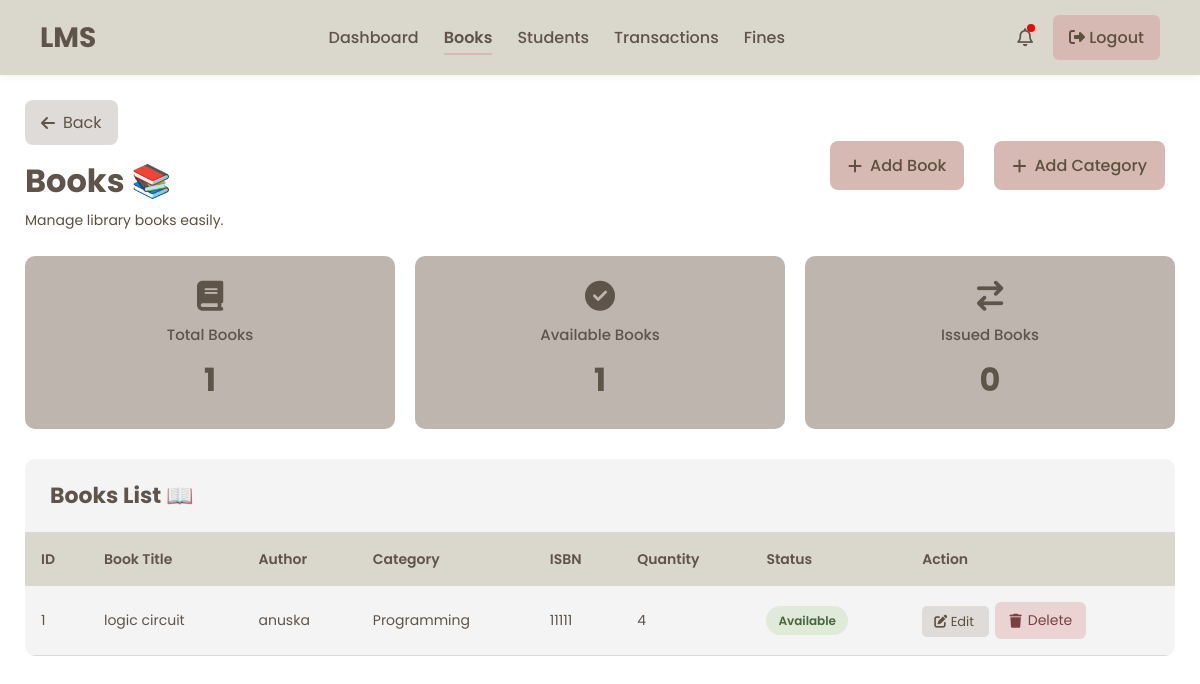
/books/, run on an earlier commit of the app's database.
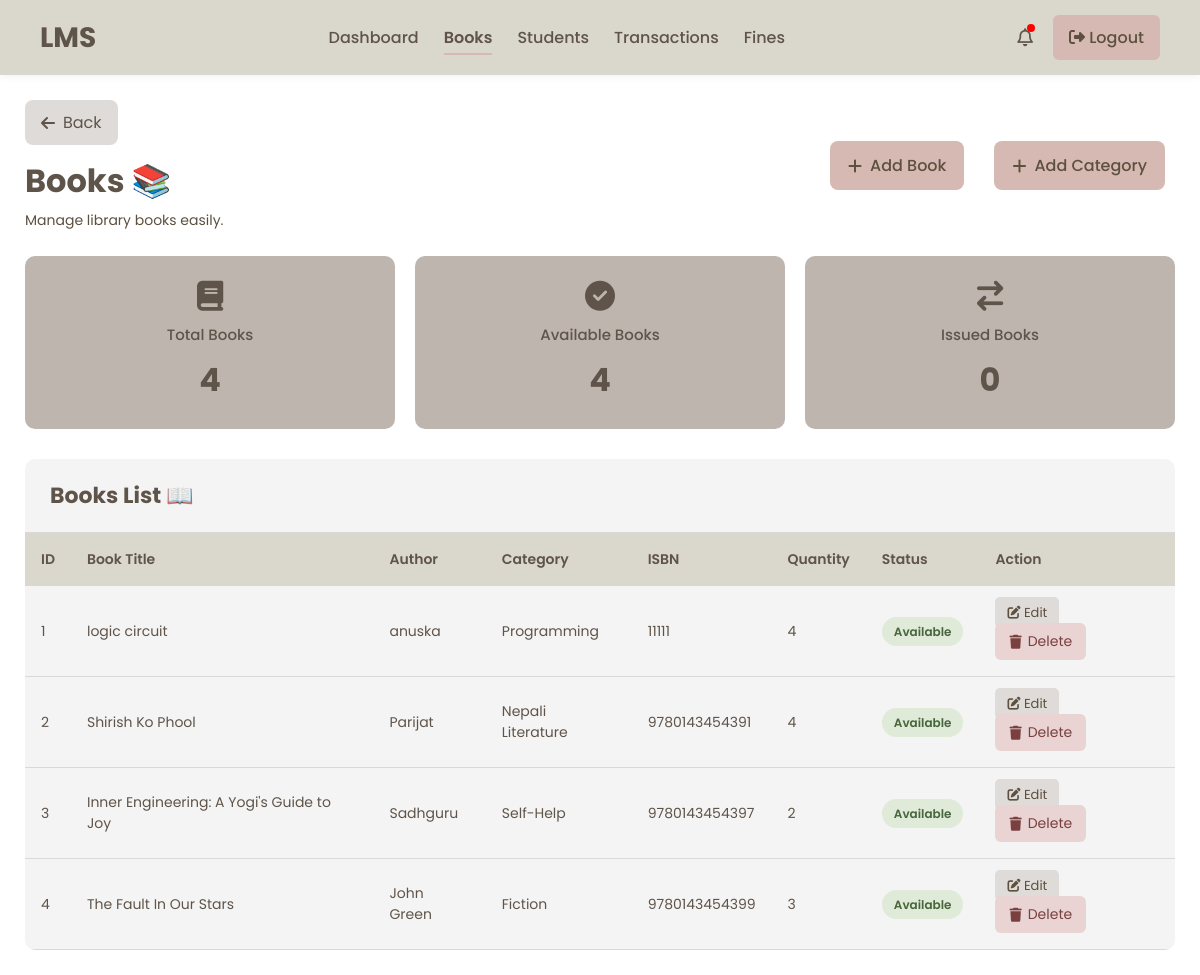
And on a later commit of the database.
### library/models.py (models this page shows, shortened)
class Book(models.Model):
    title = models.CharField(max_length=200)
    author = models.CharField(max_length=100)
    category = models.ForeignKey(Category,
        on_delete=models.SET_NULL,
        null=True,
        blank=True
    )
    isbn = models.CharField(
        max_length=50,
        unique=True,
        null=True,
        blank=True
    )
    quantity = models.IntegerField(default=1)
    available = models.BooleanField(default=True)
    cover_image = models.ImageField(upload_to='book_covers/', null=True, blank=True)

class Category(models.Model):
    name = models.CharField(max_length=100, unique=True)
    def __str__(self):
        return self.name

### library/views.py (the view)
# urls.py: path('books/', views.books, name='books'),
def books(request):
    total_books = Book.objects.count()
    available_books = Book.objects.filter(available=True).count()
    issued_books = Transaction.objects.filter(is_returned=False).count()
    context = {
        'active_page': 'books',
        'books': Book.objects.all(),
        'total_books': total_books,
        'available_books': available_books,
        'issued_books': issued_books,
    }
    return render(
        request,
        'books.html',
        context
    )

### templates/books.html (shortened to what this page needs)
{% extends 'admin_base.html' %} {% load static %}
{% block extra_css %}
<link rel="stylesheet" href="{% static 'css/books.css' %}" />{% endblock %}
{% block content %}
<div class="students-page">
  <div class="top-header">
    <div class="header-left">
      <a href="{% url 'dashboard' %}" class="back-btn">
        <i class="fa-solid fa-arrow-left"></i>
        Back
      </a>
      <h1 class="page-title">Books 📚</h1>
      <p class="page-subtitle">Manage library books easily.</p>
    </div>
  <div class="btn-right">
    <a href="{% url 'add_book' %}" class="add-btn">
      <i class="fa-solid fa-plus"></i>
      Add Book
    </a>
    <a href="{% url 'add_category' %}" class="add-btn">
      <i class="fa-solid fa-plus"></i>
      Add Category
    </a>
  </div>
  </div>
  <div class="cards-container">
    <div class="card pink-card">
      <i class="fa-solid fa-book"></i>
      <h3>Total Books</h3>
      <h1>{{ total_books }}</h1>
    </div>
    <div class="card green-card">
      <i class="fa-solid fa-circle-check"></i>
      <h3>Available Books</h3>
      <h1>{{ available_books }}</h1>
    </div>
    <div class="card blue-card">
      <i class="fa-solid fa-arrow-right-arrow-left"></i>
      <h3>Issued Books</h3>
      <h1>{{ issued_books }}</h1>
    </div>
  </div>
  <div class="table-wrapper">
    <div class="table-header">
      <h2>Books List 📖</h2>
    </div>
    <table>
      <thead>
        <tr>
          <th>ID</th>
          <th>Book Title</th>
          <th>Author</th>
          <th>Category</th>
          <th>ISBN</th>
          <th>Quantity</th>
          <th>Status</th>
          <th>Action</th>
        </tr>
      </thead>
      <tbody>
        {% for book in books %}
        <tr>
          <td>{{ book.id }}</td>
          <td>{{ book.title }}</td>
          <td>{{ book.author }}</td>
          <td>{{ book.category }}</td>
          <td>{{ book.isbn }}</td>
          <td>{{ book.quantity }}</td>
          <td>
            {% if book.available %}
            <span class="active-status"> Available </span>
            {% else %}
            <span class="inactive-status"> Issued </span>
            {% endif %}
          </td>
          <td>
            <a href="{% url 'update_book' book.id %}" class="edit-btn">
              <i class="fa-solid fa-pen-to-square"></i>
              Edit
            </a>
            <a
              href="{% url 'delete_book' book.id %}"
              class="delete-btn"
              onclick="return confirm('Delete this book?');"
            >
              <i class="fa-solid fa-trash"></i>
              Delete
            </a>
          </td>
        </tr>
        {% endfor %}
      </tbody>
    </table>
  </div>
</div>
{% endblock %}

### templates/admin_base.html (shortened to what this page needs)
{% load static %}
<!doctype html>
<html lang="en">
  <head>
    <link
      rel="stylesheet"
      href="https://cdnjs.cloudflare.com/ajax/libs/font-awesome/6.5.1/css/all.min.css"
    />
    <link rel="stylesheet" href="{% static 'css/admin_base.css' %}" />
    {% block extra_css %} {% endblock %}
  </head>
  <body>
    <nav class="navbar">
      <div class="nav-logo">
        <h1>LMS</h1>
      </div>
      <ul class="nav-links">
        <li>
          <a
            href="{% url 'dashboard' %}"
            class="{% if active_page == 'dashboard' %}active{% endif %}"
          >
            Dashboard
          </a>
        </li>
        <li>
          <a
            href="{% url 'books' %}"
            class="{% if active_page == 'books' %}active{% endif %}"
          >
            Books
          </a>
        </li>
        <li>
          <a
            href="{% url 'students' %}"
            class="{% if active_page == 'students' %}active{% endif %}"
          >
            Students
          </a>
        </li>
        <li>
          <a
            href="{% url 'transactions' %}"
            class="{% if active_page == 'transactions' %}active{% endif %}"
          >
            Transactions
          </a>
        </li>
        <li>
          <a
            href="{% url 'fines' %}"
            class="{% if active_page == 'fines' %}active{% endif %}"
          >
            Fines
          </a>
        </li>
      </ul>
      <div class="nav-right">
        <div class="notification">
          <i class="fa-regular fa-bell"></i>
          <span class="dot"></span>
        </div>
        <a href="{% url 'logout' %}" class="logout-btn">
          <i class="fa-solid fa-right-from-bracket"></i>
          Logout
        </a>
      </div>
    </nav>
    <main>{% block content %} {% endblock %}</main>
  </body>
</html>

### assets/css/admin_base.css (style rules this page uses)
:root { --primary-color: #D9D9D9; --secondary-color: #DAD7CD; --background-color: #FFFFFF; --background-color-table: #F4F4F4; --text-color: #5F5449; --btn-color-1: #D5B9B2; --btn-color-2: #DEDBD8; --btn-color-3: #AAA0A0; --btn-text-color: #5E503F; --background-color-box: #EDDCD2; --box: #BFB5AF; }
* { margin:0; padding:0; box-sizing:border-box; }
body { font-family:'Poppins', sans-serif; background:var(--background-color); color:var(--text-color); min-height:100vh; }
main { width:100%; }
.navbar { display:flex; justify-content:space-between; align-items:center; padding:15px 40px; background:var(--secondary-color); box-shadow:0 2px 8px rgba(0,0,0,0.05); }
.nav-logo h1 { color:var(--text-color); font-size:28px; font-weight:700; }
.nav-links { display:flex; align-items:center; gap:25px; list-style:none; }
.nav-links a { text-decoration:none; color:var(--text-color); font-weight:500; transition:.3s; }
.nav-links .active { font-weight:600; border-bottom:2px solid var(--btn-color-1); padding-bottom:4px; }
.nav-right { display:flex; align-items:center; gap:20px; }
.notification { position:relative; font-size:18px; cursor:pointer; color:var(--text-color); }
.dot { width:8px; height:8px; background:red; border-radius:50%; position:absolute; top:0; right:-2px; }
.logout-btn { text-decoration:none; background:var(--btn-color-1); color:var(--btn-text-color); padding:10px 16px; border-radius:6px; font-weight:500; transition:.3s; }
table { width:100%; border-collapse:collapse; }
table th { font-weight:600; }

### assets/css/books.css (style rules this page uses)
.students-page { padding:25px; }
.top-header { display:flex; justify-content:space-between; align-items:center; margin-bottom:25px; flex-wrap:wrap; gap:15px; }
.back-btn { display:inline-flex; align-items:center; gap:8px; text-decoration:none; background:var(--btn-color-2); color:var(--text-color); padding:10px 16px; border-radius:8px; transition:.3s; margin-bottom:12px; }
.page-title { font-size:32px; margin-bottom:5px; color:var(--text-color); }
.page-subtitle { color:var(--btn-text-color); font-size:14px; }
.add-btn { text-decoration:none; background:var(--btn-color-1); color:var(--btn-text-color); padding:12px 18px; border-radius:8px; font-weight:500; display:flex; align-items:center; gap:8px; transition:.3s; }
.cards-container { display:grid; grid-template-columns:repeat(3,1fr); gap:20px; margin-bottom:30px; }
.card { background:var(--box); border-radius:10px; padding:25px; text-align:center; transition:.3s; }
.card i { font-size:30px; margin-bottom:12px; color:var(--text-color); }
.card h3 { font-size:15px; font-weight:500; margin-bottom:10px; }
.card h1 { font-size:32px; color:var(--text-color); }
.pink-card, .green-card, .blue-card { background:var(--box); }
.table-wrapper { background:var(--background-color-table); border-radius:10px; overflow:hidden; }
.table-header { padding:20px 25px; border-bottom:1px solid var(--primary-color); }
.table-header h2 { color:var(--text-color); font-size:22px; }
table { width:100%; border-collapse:collapse; }
thead { background:var(--secondary-color); }
thead th { padding:16px; text-align:left; font-size:14px; color:var(--text-color); font-weight:600; }
tbody td { padding:16px; border-bottom:1px solid var(--primary-color); font-size:14px; }
.active-status { background:#dfead8; color:#47663b; padding:6px 12px; border-radius:20px; font-size:12px; font-weight:600; }
.delete-btn { text-decoration:none; background:#e9d3d3; color:#7a4040; padding:8px 14px; border-radius:6px; display:inline-flex; align-items:center; gap:6px; transition:.3s; }
.edit-btn { background-color: var(--btn-color-2); color: var(--btn-text-color); padding: 6px 12px; border-radius: 5px; text-decoration: none; font-size: 13px; margin-right: 6px; }
.students-page .add-btn { border: none; margin: 10px; }
.btn-right { display: flex; gap: 10px; }

What changed in the data, as far as the page shows it:
added Book: id "2", title "Shirish Ko Phool", author "Parijat", category "Nepali Literature", isbn "9780143454391", quantity "4", available "Available"
added Book: id "3", title "Inner Engineering: A Yogi's Guide to Joy", author "Sadhguru", category "Self-Help", isbn "9780143454397", quantity "2", available "Available"
added Book: id "4", title "The Fault In Our Stars", author "John Green", category "Fiction", isbn "9780143454399", quantity "3", available "Available"
Also different on the page:
{{ total_books }}: "1" → "4"
{{ available_books }}: "1" → "4"
